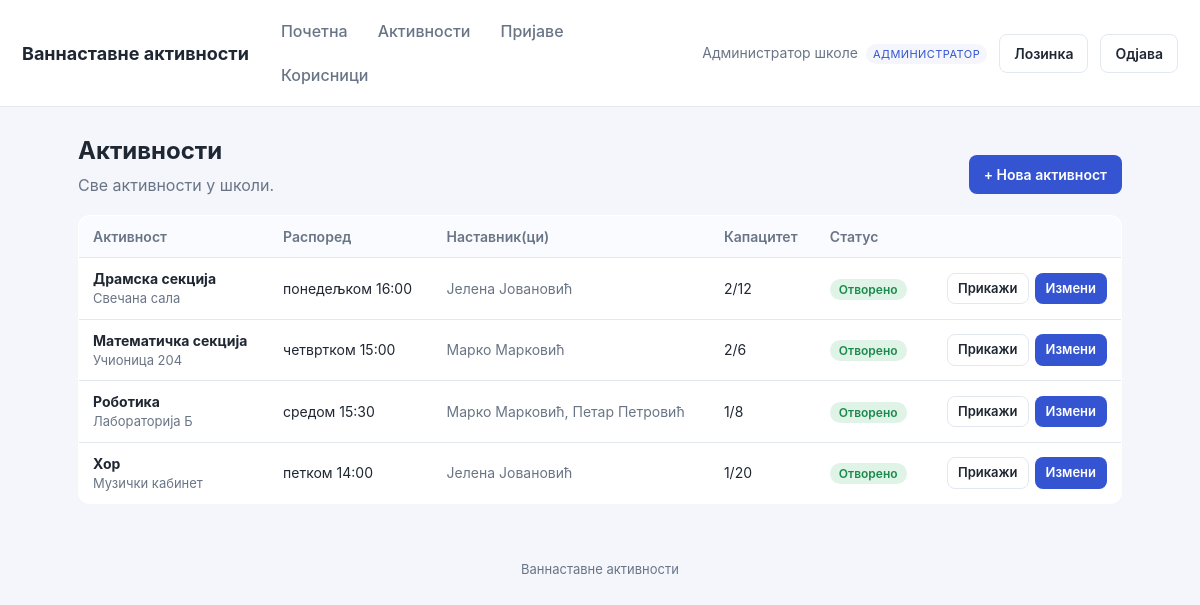
Screenshot of /activities.php (signed in) with the database file from the repository.
### tables this page shows
CREATE TABLE users (
  id          INT AUTO_INCREMENT PRIMARY KEY,
  name        VARCHAR(120) NOT NULL,
  username    VARCHAR(60)  NOT NULL UNIQUE,
  maticni_broj VARCHAR(20) DEFAULT NULL UNIQUE,
  password    VARCHAR(255) NOT NULL,
  role        ENUM('admin','teacher','student') NOT NULL,
  grade_class VARCHAR(40) DEFAULT NULL,
  active      TINYINT(1) NOT NULL DEFAULT 1,
  must_change_password TINYINT(1) NOT NULL DEFAULT 0,
  created_at  DATETIME NOT NULL DEFAULT CURRENT_TIMESTAMP
);

CREATE TABLE activities (
  id            INT AUTO_INCREMENT PRIMARY KEY,
  name          VARCHAR(150) NOT NULL,
  description   TEXT,
  location      VARCHAR(150) DEFAULT NULL,
  schedule_text VARCHAR(150) DEFAULT NULL,
  max_students  INT NOT NULL DEFAULT 20,
  status        ENUM('open','closed','archived') NOT NULL DEFAULT 'open',
  created_by    INT DEFAULT NULL,
  created_at    DATETIME NOT NULL DEFAULT CURRENT_TIMESTAMP,
  CONSTRAINT fk_act_creator FOREIGN KEY (created_by) REFERENCES users(id) ON DELETE SET NULL
);

### includes/db.php (called while the page is built, shortened)
<?php
function db(): PDO {
    static $pdo = null;
    if ($pdo === null) {
        $dsn = 'mysql:host=' . DB_HOST . ';dbname=' . DB_NAME . ';charset=utf8mb4';
        try {
            $pdo = new PDO($dsn, DB_USER, DB_PASS, [
                PDO::ATTR_ERRMODE            => PDO::ERRMODE_EXCEPTION,
                PDO::ATTR_DEFAULT_FETCH_MODE => PDO::FETCH_ASSOC,
                PDO::ATTR_EMULATE_PREPARES   => false,
            ]);
        } catch (PDOException $e) {
            http_response_code(500);
            die('Повезивање са базом није успело. Проверите config.php. '
                . (DEBUG ? '(' . htmlspecialchars($e->getMessage()) . ')' : ''));
        }
    }
    return $pdo;
}

### includes/auth.php (called while the page is built, shortened)
<?php
require_once __DIR__ . '/db.php';
require_once __DIR__ . '/functions.php';
function current_user(): ?array {
    static $u = null;
    if ($u === null) {
        $st = db()->prepare('SELECT * FROM users WHERE id=? AND active=1');
        $st->execute([$_SESSION['uid']]);
        $u = $st->fetch() ?: null;
    }
    return $u;
}
function require_login(): array {
    $u = current_user();
    return $u;
}
function is_admin(array $u): bool   { return $u['role'] === 'admin'; }
function is_student(array $u): bool { return $u['role'] === 'student'; }
function can_manage_activity(array $u, int $activityId): bool {
    if (is_admin($u)) return true;
    return false;
}

### activities.php (the view, shortened to what this page needs)
<?php
require_once __DIR__ . '/includes/auth.php';
$u = require_login();
if (is_admin($u)) {
    $rows = db()->query("SELECT a.*, (SELECT COUNT(*) FROM applications ap WHERE ap.activity_id=a.id AND ap.status='approved') AS enrolled
                         FROM activities a ORDER BY a.name")->fetchAll();
} elseif (is_teacher($u)) {
    $st = db()->prepare("SELECT a.*, (SELECT COUNT(*) FROM applications ap WHERE ap.activity_id=a.id AND ap.status='approved') AS enrolled
                         FROM activities a JOIN activity_teachers t ON t.activity_id=a.id
                         WHERE t.teacher_id=? ORDER BY a.name");
    $st->execute([$u['id']]);
    $rows = $st->fetchAll();
}
function teacher_names(int $activityId): string {
    $st = db()->prepare("SELECT u.name FROM users u JOIN activity_teachers t ON t.teacher_id=u.id WHERE t.activity_id=? ORDER BY u.name");
    $st->execute([$activityId]);
    return implode(', ', array_column($st->fetchAll(), 'name')) ?: '—';
}
include __DIR__ . '/includes/header.php';
?>
<div style="display:flex;justify-content:space-between;align-items:center;flex-wrap:wrap;gap:10px">
  <div><h1>Активности</h1><p class="sub">
    <?= is_student($u) ? 'Прегледајте активности и пријавите се.' : ($u['role']==='admin' ? 'Све активности у школи.' : 'Активности којима сте додељени.') ?>
  </p></div>
  <?php if (is_admin($u)): ?><a class="btn" href="activity_edit.php">+ Нова активност</a><?php endif; ?>
</div>
<?php if (!$rows): ?>
  <div class="card muted">Нема активности за приказ.</div>
<?php else: ?>
<table>
  <tr>
    <th>Активност</th><th>Распоред</th><th>Наставник(ци)</th><th>Капацитет</th>
    <?php if (!is_student($u)): ?><th>Статус</th><?php endif; ?>
    <th></th>
  </tr>
  <?php foreach ($rows as $a): $full = $a['enrolled'] >= $a['max_students']; ?>
  <tr>
    <td><strong><?= e($a['name']) ?></strong><div class="muted" style="font-size:13px"><?= e($a['location']) ?></div></td>
    <td><?= e($a['schedule_text'] ?: '—') ?></td>
    <td class="muted"><?= e(teacher_names((int)$a['id'])) ?></td>
    <td><?= (int)$a['enrolled'] ?>/<?= (int)$a['max_students'] ?><?php if($full):?> <span class="badge badge-closed">Попуњено</span><?php endif;?></td>
    <?php if (!is_student($u)): ?><td><?= status_badge($a['status']) ?></td><?php endif; ?>
    <td class="right">
      <div class="row-actions" style="justify-content:flex-end">
        <a class="btn btn-sm btn-ghost" href="activity_view.php?id=<?= (int)$a['id'] ?>">Прикажи</a>
        <?php if (can_manage_activity($u, (int)$a['id'])): ?>
          <a class="btn btn-sm" href="activity_edit.php?id=<?= (int)$a['id'] ?>">Измени</a>
        <?php endif; ?>
      </div>
    </td>
  </tr>
  <?php endforeach; ?>
</table>
<?php endif; ?>
<?php include __DIR__ . '/includes/footer.php'; ?>

### includes/header.php (shortened to what this page needs)
<?php
$u = $u ?? current_user();
?><!DOCTYPE html>
<html lang="sr">
<head>
<link rel="stylesheet" href="assets/style.css">
</head>
<body>
<header class="topbar">
  <a class="brand" href="dashboard.php"><?= e(APP_NAME) ?></a>
  <?php if ($u): ?>
  <nav class="mainnav">
    <a href="dashboard.php">Почетна</a>
    <a href="activities.php">Активности</a>
    <?php if (is_admin($u) || is_teacher($u)): ?>
      <a href="applications.php">Пријаве</a>
    <?php endif; ?>
    <?php if (is_admin($u)): ?>
      <a href="users.php">Корисници</a>
    <?php endif; ?>
  </nav>
  <div class="userbox">
    <span class="uname"><?= e($u['name']) ?> <span class="role"><?= e(role_label($u['role'])) ?></span></span>
    <a class="btn btn-ghost" href="change_password.php">Лозинка</a>
    <a class="btn btn-ghost" href="logout.php">Одјава</a>
  </div>
  <?php endif; ?>
</header>
<main class="container">

### includes/functions.php (shortened to what this page needs)
<?php
function e(?string $s): string {
    return htmlspecialchars($s ?? '', ENT_QUOTES, 'UTF-8');
}
function status_label(string $s): string {
    static $m = [
        'pending'  => 'На чекању', 'approved' => 'Одобрено', 'rejected' => 'Одбијено',
        'open'     => 'Отворено',  'closed'   => 'Затворено', 'archived' => 'Архивирано',
        'present'  => 'Присутан',  'absent'   => 'Одсутан',   'excused'  => 'Оправдано',
    ];
    return $m[$s] ?? $s;
}
function role_label(string $r): string {
    static $m = ['admin' => 'Администратор', 'teacher' => 'Наставник', 'student' => 'Ученик'];
    return $m[$r] ?? $r;
}
function status_badge(string $status): string {
    return '<span class="badge badge-' . e($status) . '">' . e(status_label($status)) . '</span>';
}

### includes/footer.php
</main>
<footer class="foot">
  <span><?= e(APP_NAME) ?></span>
</footer>
</body>
</html>

### assets/style.css (style rules this page uses)
:root { --bg:#f4f6fb; --card:#fff; --ink:#1f2733; --muted:#697586; --line:#e3e8f0; --brand:#3454d1; --brand-d:#2740a8; --ok:#1c8a4e; --warn:#b7791f; --bad:#c23b3b; --radius:12px; --shadow:0 1px 3px rgba(20,30,60,.08),0 6px 18px rgba(20,30,60,.05); }
* { box-sizing:border-box }
body { margin:0;font-family:-apple-system,Segoe UI,Roboto,Helvetica,Arial,sans-serif; background:var(--bg);color:var(--ink);line-height:1.5 }
a { color:var(--brand);text-decoration:none }
.topbar { display:flex;align-items:center;gap:20px;background:var(--card); padding:12px 22px;border-bottom:1px solid var(--line);flex-wrap:wrap }
.brand { font-weight:700;font-size:18px;color:var(--ink) }
.mainnav { display:flex;gap:6px;flex:1;flex-wrap:wrap }
.mainnav a { padding:7px 12px;border-radius:8px;color:var(--muted);font-weight:500 }
.userbox { display:flex;align-items:center;gap:12px }
.uname { font-size:14px;color:var(--muted) }
.role { display:inline-block;font-size:11px;text-transform:uppercase;letter-spacing:.04em; background:var(--bg);color:var(--brand);padding:2px 7px;border-radius:20px;margin-left:4px }
.container { max-width:1080px;margin:26px auto;padding:0 18px }
h1 { font-size:24px;margin:0 0 4px }
.sub { color:var(--muted);margin:0 0 18px }
table { width:100%;border-collapse:collapse;background:var(--card); border:1px solid var(--line);border-radius:var(--radius);overflow:hidden }
th,td { text-align:left;padding:10px 14px;border-bottom:1px solid var(--line);font-size:14px }
th { background:#fafbfe;color:var(--muted);font-weight:600 }
tr:last-child td { border-bottom:none }
.btn { display:inline-block;border:1px solid transparent;background:var(--brand);color:#fff; padding:8px 14px;border-radius:8px;font-size:14px;cursor:pointer;font-weight:600 }
.btn-ghost { background:transparent;border-color:var(--line);color:var(--ink) }
.btn-sm { padding:5px 10px;font-size:13px }
.badge { font-size:12px;padding:3px 9px;border-radius:20px;font-weight:600 }
.badge-open { background:#dff3e6;color:var(--ok) }
.muted { color:var(--muted) }
.right { text-align:right }
.row-actions { display:flex;gap:6px;flex-wrap:wrap }
.foot { text-align:center;color:var(--muted);font-size:13px;padding:30px 0 }

### rows the page displays
users: name "Администратор школе", role "АДМИНИСТРАТОР"
activities: name "Драмска секција", location "Свечана сала", schedule_text "понедељком 16:00", id "Јелена Јовановић", enrolled "2", max_students "12", status "Отворено"
activities: name "Математичка секција", location "Учионица 204", schedule_text "четвртком 15:00", id "Марко Марковић", enrolled "2", max_students "6", status "Отворено"
activities: name "Роботика", location "Лабораторија Б", schedule_text "средом 15:30", id "Марко Марковић, Петар Петровић", enrolled "1", max_students "8", status "Отворено"
activities: name "Хор", location "Музички кабинет", schedule_text "петком 14:00", id "Јелена Јовановић", enrolled "1", max_students "20", status "Отворено"

### other values shown
APP_NAME "Ваннаставне активности"
